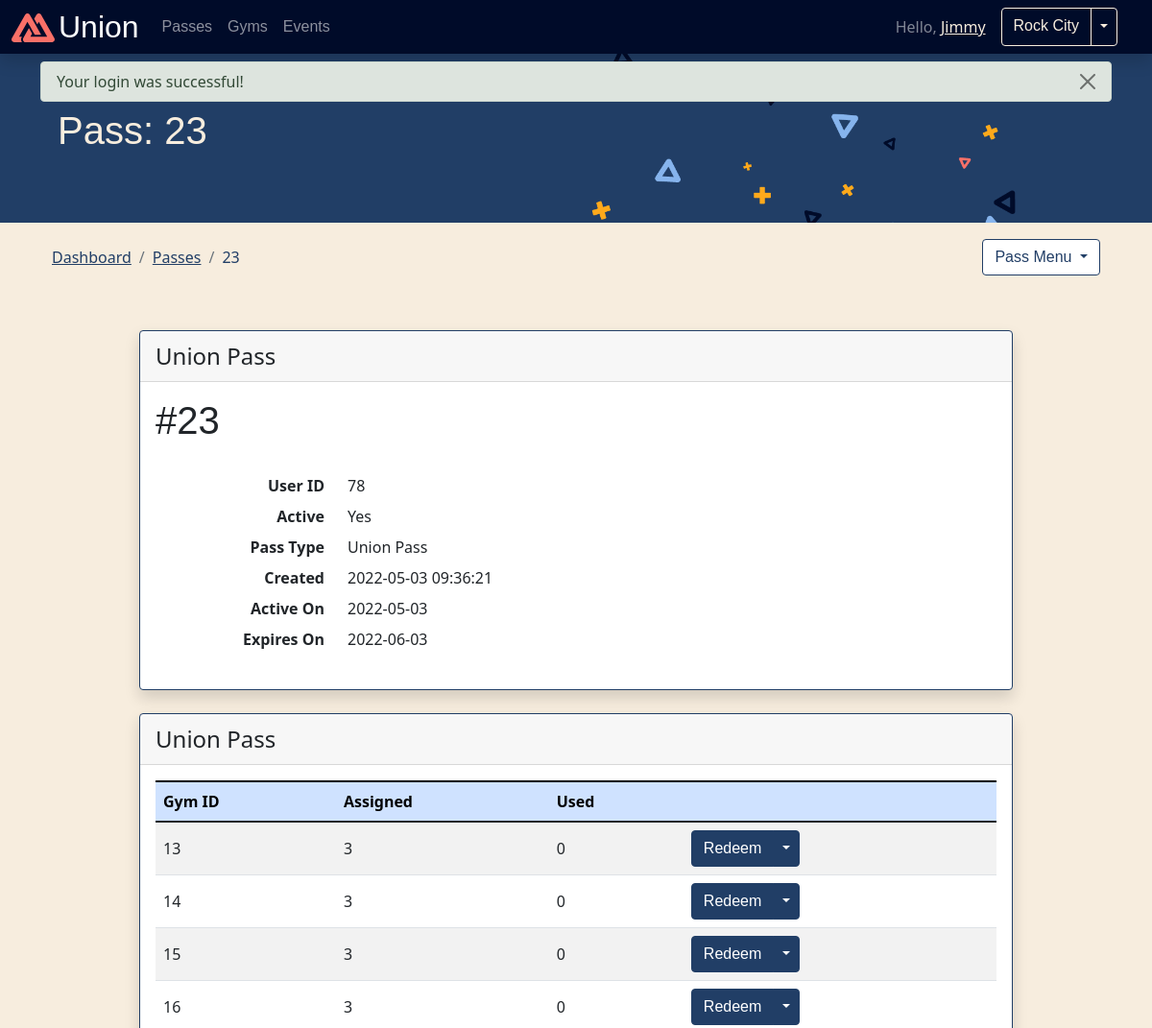
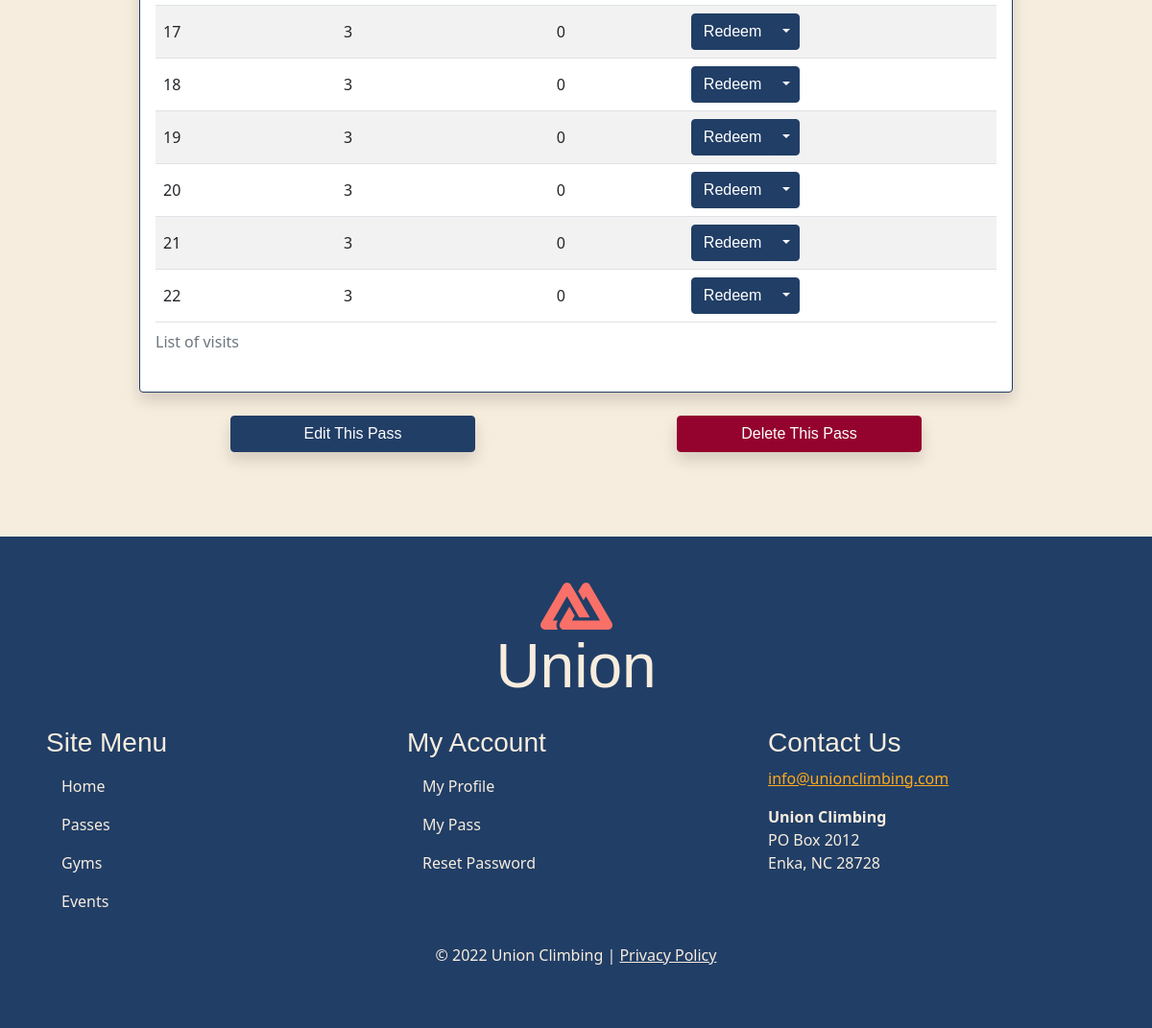
/app/shared/passes/view.php?id=23 (signed in), run on the app's committed database (2 pictures, top to bottom).
### tables this page shows
CREATE TABLE `passes` (
  `id` int(10) NOT NULL,
  `user_id` int(8) NOT NULL,
  `is_active` tinyint(1) DEFAULT 0,
  `pass_type` enum('A','B','C','D','E','F') DEFAULT NULL,
  `created_at` timestamp NOT NULL DEFAULT current_timestamp() ON UPDATE current_timestamp(),
  `active_on` date DEFAULT NULL,
  `expires_on` date DEFAULT NULL
);

CREATE TABLE `pass_line_items` (
  `pass_id` int(10) NOT NULL,
  `gym_id` smallint(4) NOT NULL,
  `assigned` tinyint(3) NOT NULL DEFAULT 0,
  `used` tinyint(3) NOT NULL DEFAULT 0
);

### private/classes/DatabaseObject.class.php (called while the page is built, shortened)
<?php
class DatabaseObject {
  static protected $database;
  static protected $table_name = "";
  static public function set_database($database) {
    self::$database = $database;
  }
  static public function find_by_sql($sql) {
    $result = self::$database->query($sql);
    $object_array = [];
    while($record = $result->fetch_assoc()) {
      $object_array[] = static::instantiate($record);
    }
    return $object_array;
  }
  static public function find_by_id($id) {
    $sql = "SELECT * FROM " . static::$table_name . " ";
    $sql .= "WHERE id='" . self::$database->escape_string($id) . "'";
    $obj_array = static::find_by_sql($sql);
    if(!empty($obj_array)) {
      return array_shift($obj_array);
    } else {
      return false;
    }
  }
  static protected function instantiate($record) {
    $object = new static;
    foreach($record as $property => $value) {
      if(property_exists($object, $property)) {
        $value = isJSON($value) ? json_decode($value) : $value;
        $object->$property = $value;
      }
    }
    return $object;
  }
}
?>

### private/functions.php (called while the page is built, shortened)
<?php
function url_for($script_path) {
  if($script_path[0] != '/') {
    $script_path = "/" . $script_path;
  }
  return WWW_ROOT . $script_path;
}
function u($string="") {
  return h(urlencode($string));
}
function h($string="") {
  return htmlspecialchars($string);
}
function d($string="") {
  if ($string == "") {
    return '-';
  } else {
    return htmlspecialchars($string);
  }
}
function isJSON($string){
  return json_last_error() === JSON_ERROR_NONE;
}
?>

### private/initialize.php (called while the page is built, shortened)
<?php
  require_once('functions.php');
  require_once('status_error_functions.php');
  $session = new Session;
?>

### private/classes/Session.class.php (called while the page is built, shortened)
<?php
class Session {
  private function check_stored_login() {
    if(isset($_SESSION['user_id'])) {
      $this->access_abv = $_SESSION['access_abv'];
    }
  }
  public function dashboard() {
        return url_for('/app/dashboard/index.php');
  }
}
?>

### private/classes/Pass.class.php (called while the page is built, shortened)
<?php
class Pass extends DatabaseObject {
  public $is_active;
  public $pass_type;
  public function __construct($args=[]) {
    $this->is_active = $args['is_active'] ?? '';
    $this->pass_type = $args['pass_type'] ?? '';
  }
  public function pass_type() {
    $key = $this->pass_type;
    return self::PASS_TYPES[$key];
  }
  public function is_active() {
    return ($this->is_active == "1") ? 'Yes' : 'No';
  }
}

### private/classes/PassItem.class.php (called while the page is built, shortened)
<?php
class PassItem extends DatabaseObject {
  static protected $table_name = "pass_line_items";
  static public function find_by_pass($pass_id) {
    $sql = "SELECT * FROM " . static::$table_name . " ";
    $sql .= "WHERE pass_id='" . self::$database->escape_string($pass_id) . "'";
    return static::find_by_sql($sql);
  }
}

### public/app/shared/passes/view.php (the view, shortened to what this page needs)
<?php
require_once($_SERVER['DOCUMENT_ROOT'] . '/private/initialize.php');
$id = $_GET['id'];
$pass = Pass::find_by_id($id);
$punches = PassItem::find_by_pass($id);
$page_title = 'Pass: ' . h($pass->id);
include(SHARED_PATH . '/user-header.php');
?>
<header>
  <div class="p-5 bg-primary text-light">
    <div class="container-fluid py-3">
      <h1><?= $page_title ?></h1>
    </div>
  </div>
  <div class="container-md p-4">
    <div class="row justify-content-between">
      <nav aria-label="breadcrumb" class="col-auto">
        <ol class="breadcrumb">
          <li class="breadcrumb-item"><a class="link-primary" href="<?= $session->dashboard(); ?>">Dashboard</a></li>
          <li class="breadcrumb-item"><a class="link-primary" href="<?= url_for('app/shared/passes/passes.php'); ?>">Passes</a></li>
          <li class="breadcrumb-item active text-primary" aria-current="page"><?= h($pass->id) ?></li>
        </ol>
      </nav>
      <?php
        include_once('drop_menu.php');
      ?>
    </div>
  </div>
</header>
<main class=" container-md p-4" id="main">
  <div class="card shadow col-md-10 mx-auto mb-4">
    <div class="card-header fs-4"><?= h($pass->pass_type()); ?></div>
    <div class="card-body">
      <div class="row">
        <h1 class="card-title">#<?= h($pass->id); ?></h1>
      </div>
      <div class="row mt-4">
        <div class="col-lg-4 order-lg-last d-grid d-lg-block">
        </div>
        <div class="col-lg-8 order-lg-first">
          <div class="card-text">
            <dl class="row">
              <dt class="col-sm-4 text-sm-end">User ID</dt>
              <dd class="col-sm-8"><?= d($pass->user_id); ?></dd>
              <dt class="col-sm-4 text-sm-end">Active</dt>
              <dd class="col-sm-8"><?= d($pass->is_active()); ?></dd>
              <dt class="col-sm-4 text-sm-end">Pass Type</dt>
              <dd class="col-sm-8"><?= d($pass->pass_type()); ?></dd>
              <dt class="col-sm-4 text-sm-end">Created</dt>
              <dd class="col-sm-8"><?= d($pass->created_at); ?></dd>
              <dt class="col-sm-4 text-sm-end">Active On</dt>
              <dd class="col-sm-8"><?= d($pass->active_on); ?></dd>
              <dt class="col-sm-4 text-sm-end">Expires On</dt>
              <dd class="col-sm-8"><?= d($pass->expires_on); ?></dd>
            </dl>
          </div>
        </div>
      </div>
    </div>
  </div>
  <?php if($punches) { ?>
  <div class="card shadow col-md-10 mx-auto mb-4">
    <div class="card-header fs-4"><?= h($pass->pass_type()); ?></div>
    <div class="card-body">
      <div class="table-responsive">
        <table class="table table-striped table-hover">
          <caption>List of visits</caption>
          <thead class="table-primary">
            <tr>
              <th>Gym ID</th>
              <th>Assigned</th>
              <th>Used</th>
              <?php if(test_access('GS')){ ?>
              <th>&nbsp;</th>
              <?php } ?>
            </tr>
          </thead>
          <tbody>
            <?php foreach($punches as $punch) { ?>
            <tr class="align-middle text-nowrap">
              <td><?= h($punch->gym_id) ?></td>
              <td><?= h($punch->assigned) ?></td>
              <td><?= h($punch->used) ?></td>
              <?php if(test_access('GS')){ ?>
              <td>
                <form method="POST" action="<?= url_for('/app/shared/passes/view.php?id=' . $pass->id); ?>">
                  <div class="btn-group" role="group" aria-label="location actions">
                    <button class="btn btn-primary" type="submit" name="method" value="redeem">Redeem</button>
                    <button type="button" class="btn btn-primary dropdown-toggle dropdown-toggle-split" data-bs-toggle="dropdown" aria-expanded="false"><span class="visually-hidden">Toggle Dropdown</span></button>
                  </div>
                </form>
              </td>
              <?php } ?>
            </tr>
            <?php } ?>
          </tbody>
        </table>
      </div>
    </div>
  </div>
  <?php } ?>
  <?php if(test_access('GM')){ ?>
  <div class="row justify-content-evenly" role="toolbar" aria-label="Pass toolbar">
    <div class="col-sm-4 col-md-3 mb-3 d-grid">
      <a class="btn shadow btn-primary" href="<?= url_for('app/shared/passes/edit.php?id='. u($pass->id)); ?>">Edit This Pass</a>
    </div>
    <div class="col-sm-4 col-md-3 mb-3 d-grid">
      <a class="btn shadow btn-danger" href="<?= url_for('app/shared/passes/delete.php?id='. u($pass->id)); ?>">Delete This Pass</a>
    </div>
  </div>
  <?php } ?>
</main>
<?php include(SHARED_PATH . '/user-footer.php'); ?>

### public/css/style.css (style rules this page uses)
body { background-color: #F7EDDE !important; }
.navbar li.nav-item>a.nav-link, .navbar-brand, .btn { font-family: cubano-sharp, 'Cubano Sharp', sans-serif; }
header>div:first-child { background: url(/public/img/background.png); background-size: calc(70vw + 300px); background-repeat: no-repeat; }
.card, .accordion-item { border-color: var(--bs-primary); }

### data on the page
passes: id "Pass: 23", id "23", pass_type "Union Pass", user "78", is_active "Yes", created_at "2022-05-03 09:36:21", active_on "2022-05-03", expires_on "2022-06-03"
pass_line_items: gym "13", assigned "3", used "0"
pass_line_items: gym "14", assigned "3", used "0"
pass_line_items: gym "15", assigned "3", used "0"
pass_line_items: gym "16", assigned "3", used "0"
pass_line_items: gym "17", assigned "3", used "0"
pass_line_items: gym "18", assigned "3", used "0"
pass_line_items: gym "19", assigned "3", used "0"
pass_line_items: gym "20", assigned "3", used "0"
pass_line_items: gym "21", assigned "3", used "0"
pass_line_items: gym "22", assigned "3", used "0"

### other printed values
$session->name "Jimmy"
$session->gym_name "Rock City"
$msg "Your login was successful!"
